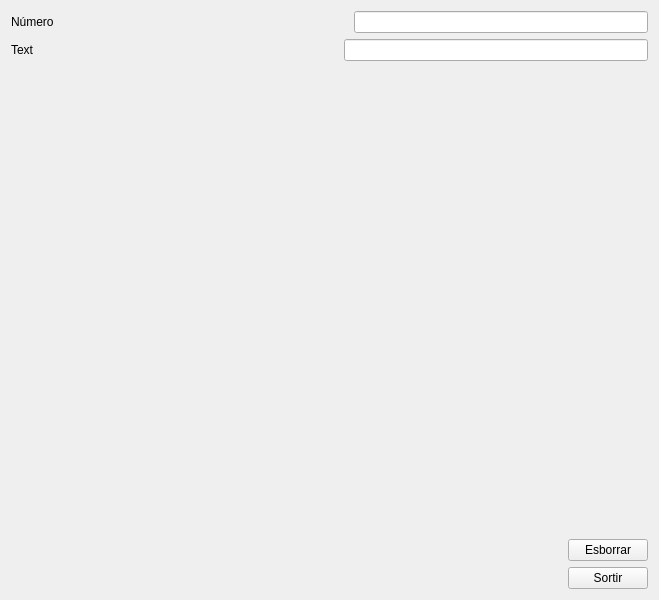
<?xml version="1.0" encoding="UTF-8"?>
<ui version="4.0">
 <class>MyForm</class>
 <widget class="QWidget" name="MyForm">
  <property name="geometry">
   <rect>
    <x>0</x>
    <y>0</y>
    <width>659</width>
    <height>600</height>
   </rect>
  </property>
  <property name="windowTitle">
   <string>Form</string>
  </property>
  <layout class="QVBoxLayout" name="verticalLayout_4">
   <item>
    <layout class="QVBoxLayout" name="verticalLayout_3">
     <item>
      <layout class="QVBoxLayout" name="verticalLayout">
       <item>
        <layout class="QHBoxLayout" name="horizontalLayout">
         <item>
          <widget class="QLabel" name="numeroLabel">
           <property name="text">
            <string>Número</string>
           </property>
          </widget>
         </item>
         <item>
          <spacer name="horizontalSpacer">
           <property name="orientation">
            <enum>Qt::Horizontal</enum>
           </property>
           <property name="sizeType">
            <enum>QSizePolicy::MinimumExpanding</enum>
           </property>
           <property name="sizeHint" stdset="0">
            <size>
             <width>40</width>
             <height>20</height>
            </size>
           </property>
          </spacer>
         </item>
         <item>
          <widget class="QLineEdit" name="numeroEdit">
           <property name="styleSheet">
            <string notr="true">color:red</string>
           </property>
           <property name="inputMask">
            <string>9999999999</string>
           </property>
          </widget>
         </item>
        </layout>
       </item>
       <item>
        <layout class="QHBoxLayout" name="horizontalLayout_2">
         <item>
          <widget class="QLabel" name="textLabel">
           <property name="text">
            <string>Text</string>
           </property>
          </widget>
         </item>
         <item>
          <spacer name="horizontalSpacer_2">
           <property name="orientation">
            <enum>Qt::Horizontal</enum>
           </property>
           <property name="sizeType">
            <enum>QSizePolicy::MinimumExpanding</enum>
           </property>
           <property name="sizeHint" stdset="0">
            <size>
             <width>40</width>
             <height>20</height>
            </size>
           </property>
          </spacer>
         </item>
         <item>
          <widget class="QLineEdit" name="textEdit">
           <property name="styleSheet">
            <string notr="true">color:blue</string>
           </property>
           <property name="inputMask">
            <string>AAAAAAAAAA</string>
           </property>
           <property name="text">
            <string/>
           </property>
          </widget>
         </item>
        </layout>
       </item>
      </layout>
     </item>
     <item>
      <layout class="QGridLayout" name="gridLayout">
       <item row="0" column="1">
        <spacer name="verticalSpacer">
         <property name="orientation">
          <enum>Qt::Vertical</enum>
         </property>
         <property name="sizeHint" stdset="0">
          <size>
           <width>20</width>
           <height>40</height>
          </size>
         </property>
        </spacer>
       </item>
       <item row="1" column="0">
        <spacer name="horizontalSpacer_3">
         <property name="orientation">
          <enum>Qt::Horizontal</enum>
         </property>
         <property name="sizeHint" stdset="0">
          <size>
           <width>40</width>
           <height>20</height>
          </size>
         </property>
        </spacer>
       </item>
       <item row="1" column="1">
        <layout class="QVBoxLayout" name="verticalLayout_2">
         <item>
          <widget class="QPushButton" name="clearButton">
           <property name="text">
            <string>Esborrar</string>
           </property>
          </widget>
         </item>
         <item>
          <widget class="QPushButton" name="exitButton">
           <property name="text">
            <string>Sortir</string>
           </property>
          </widget>
         </item>
        </layout>
       </item>
      </layout>
     </item>
    </layout>
   </item>
  </layout>
 </widget>
 <resources/>
 <connections>
  <connection>
   <sender>clearButton</sender>
   <signal>clicked()</signal>
   <receiver>textEdit</receiver>
   <slot>clear()</slot>
   <hints>
    <hint type="sourcelabel">
     <x>607</x>
     <y>545</y>
    </hint>
    <hint type="destinationlabel">
     <x>358</x>
     <y>56</y>
    </hint>
   </hints>
  </connection>
  <connection>
   <sender>clearButton</sender>
   <signal>clicked()</signal>
   <receiver>numeroEdit</receiver>
   <slot>clear()</slot>
   <hints>
    <hint type="sourcelabel">
     <x>583</x>
     <y>542</y>
    </hint>
    <hint type="destinationlabel">
     <x>395</x>
     <y>26</y>
    </hint>
   </hints>
  </connection>
  <connection>
   <sender>exitButton</sender>
   <signal>clicked()</signal>
   <receiver>MyForm</receiver>
   <slot>close()</slot>
   <hints>
    <hint type="sourcelabel">
     <x>626</x>
     <y>567</y>
    </hint>
    <hint type="destinationlabel">
     <x>262</x>
     <y>451</y>
    </hint>
   </hints>
  </connection>
 </connections>
</ui>
